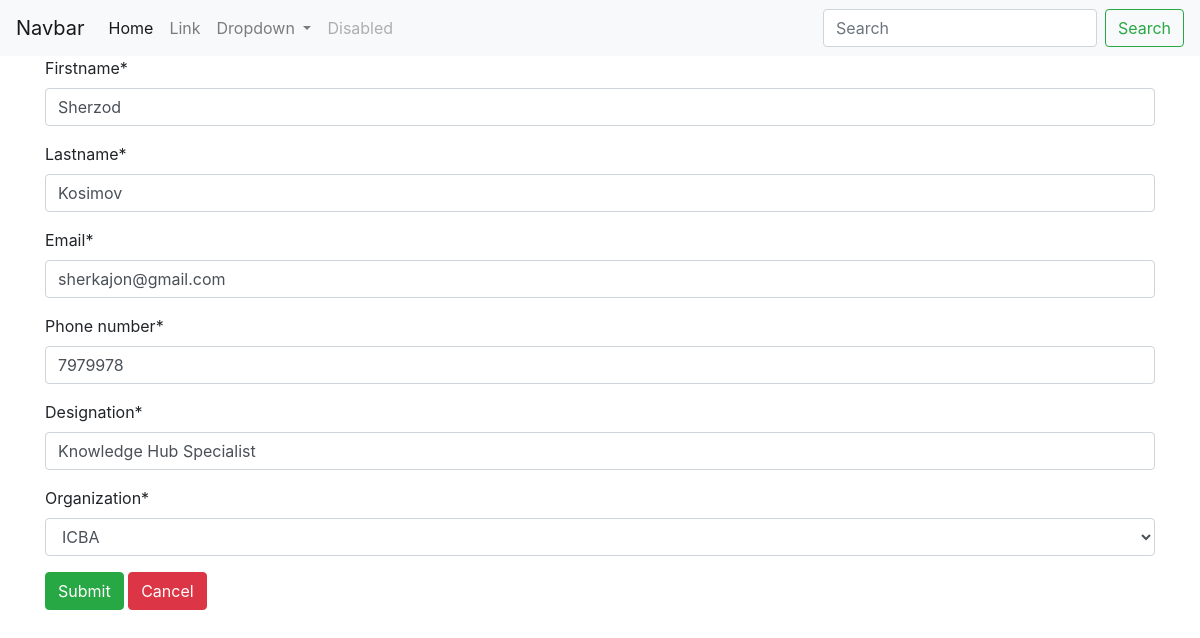
The app's page /contacts/updatecontact/2 with its own data.
### contacts/models.py (models this page shows)
class Contact(models.Model):
    firstname = models.CharField(max_length=30)
    lastname = models.CharField(max_length=30)
    email = models.EmailField()
    phone_number = models.CharField(max_length=15)
    designation = models.CharField(max_length=60)
    organization = models.ForeignKey(Organization, null=True, on_delete=models.SET_NULL)

### contacts/views.py (the view)
# urls.py: path('updatecontact/<int:id>', views.updateContact, name="updateContact")
def updateContact(request, id):
    contact = Contact.objects.get(id=id)
    form = ContactForm(instance=contact)
    if request.method == 'POST':
        form = ContactForm(request.POST, instance=contact)
        if form.is_valid():
            form.save()
            return redirect('/contacts')
    context = {'form': form}
    return render(request, 'contacts_form.html', context)

### contacts/forms.py
class ContactForm(ModelForm):
    class Meta:
        model = Contact
        fields = '__all__'

### contacts/models.py (called while the page is built)
    def __str__(self):
        return self.name

### contacts/templates/contacts_form.html (shortened to what this page needs)
{% extends 'base.html' %}
{% load crispy_forms_tags %}
{% block pagebody %}
    <form action="" method="post">
        {{ form|crispy }}
        <button type="submit" class="btn btn-success"/>Submit</button> <a class="btn btn-danger" href="{% url 'home' %}">Cancel</a>
    </form>
{% endblock %}

### records on screen
Contact: firstname "Sherzod", lastname "Kosimov", email "sherkajon@gmail.com", phone_number "7979978", designation "Knowledge Hub Specialist", organization "ICBA"
